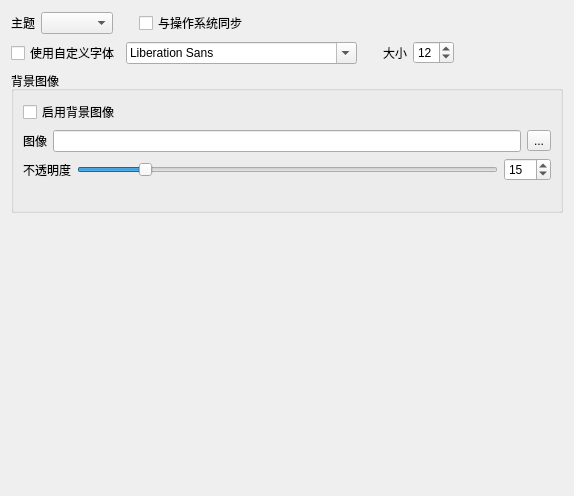
<?xml version="1.0" encoding="UTF-8"?>
<ui version="4.0">
 <class>Theme</class>
 <widget class="QWidget" name="Theme">
  <property name="geometry">
   <rect>
    <x>0</x>
    <y>0</y>
    <width>574</width>
    <height>496</height>
   </rect>
  </property>
  <property name="windowTitle">
   <string>Form</string>
  </property>
  <layout class="QVBoxLayout" name="verticalLayout">
   <item>
    <layout class="QHBoxLayout" name="horizontalLayout">
     <item>
      <widget class="QLabel" name="label">
       <property name="text">
        <string>主题</string>
       </property>
      </widget>
     </item>
     <item>
      <widget class="QComboBox" name="comboBox"/>
     </item>
     <item>
      <spacer name="horizontalSpacer_2">
       <property name="orientation">
        <enum>Qt::Horizontal</enum>
       </property>
       <property name="sizeType">
        <enum>QSizePolicy::Fixed</enum>
       </property>
       <property name="sizeHint" stdset="0">
        <size>
         <width>20</width>
         <height>20</height>
        </size>
       </property>
      </spacer>
     </item>
     <item>
      <widget class="QCheckBox" name="checkBox">
       <property name="text">
        <string>与操作系统同步</string>
       </property>
      </widget>
     </item>
     <item>
      <spacer name="horizontalSpacer">
       <property name="orientation">
        <enum>Qt::Horizontal</enum>
       </property>
       <property name="sizeHint" stdset="0">
        <size>
         <width>40</width>
         <height>20</height>
        </size>
       </property>
      </spacer>
     </item>
    </layout>
   </item>
   <item>
    <layout class="QHBoxLayout" name="horizontalLayout_2">
     <item>
      <widget class="QCheckBox" name="checkBox_2">
       <property name="text">
        <string>使用自定义字体</string>
       </property>
      </widget>
     </item>
     <item>
      <widget class="QFontComboBox" name="fontComboBox"/>
     </item>
     <item>
      <spacer name="horizontalSpacer_4">
       <property name="orientation">
        <enum>Qt::Horizontal</enum>
       </property>
       <property name="sizeType">
        <enum>QSizePolicy::Fixed</enum>
       </property>
       <property name="sizeHint" stdset="0">
        <size>
         <width>20</width>
         <height>20</height>
        </size>
       </property>
      </spacer>
     </item>
     <item>
      <widget class="QLabel" name="label_2">
       <property name="text">
        <string>大小</string>
       </property>
      </widget>
     </item>
     <item>
      <widget class="QSpinBox" name="spinBox">
       <property name="minimum">
        <number>8</number>
       </property>
       <property name="maximum">
        <number>72</number>
       </property>
       <property name="value">
        <number>12</number>
       </property>
      </widget>
     </item>
     <item>
      <spacer name="horizontalSpacer_3">
       <property name="orientation">
        <enum>Qt::Horizontal</enum>
       </property>
       <property name="sizeHint" stdset="0">
        <size>
         <width>40</width>
         <height>20</height>
        </size>
       </property>
      </spacer>
     </item>
    </layout>
   </item>
   <item>
    <widget class="QGroupBox" name="groupBox">
     <property name="title">
      <string>背景图像</string>
     </property>
     <layout class="QVBoxLayout" name="verticalLayout_2">
      <item>
       <widget class="QCheckBox" name="checkBox_3">
        <property name="text">
         <string>启用背景图像</string>
        </property>
       </widget>
      </item>
      <item>
       <layout class="QHBoxLayout" name="horizontalLayout_3">
        <item>
         <widget class="QLabel" name="label_3">
          <property name="text">
           <string>图像</string>
          </property>
         </widget>
        </item>
        <item>
         <widget class="QLineEdit" name="lineEdit"/>
        </item>
        <item>
         <widget class="QToolButton" name="toolButton">
          <property name="text">
           <string>...</string>
          </property>
         </widget>
        </item>
       </layout>
      </item>
      <item>
       <layout class="QHBoxLayout" name="horizontalLayout_4">
        <item>
         <widget class="QLabel" name="label_4">
          <property name="text">
           <string>不透明度</string>
          </property>
         </widget>
        </item>
        <item>
         <widget class="QSlider" name="horizontalSlider">
          <property name="maximum">
           <number>100</number>
          </property>
          <property name="value">
           <number>15</number>
          </property>
          <property name="orientation">
           <enum>Qt::Horizontal</enum>
          </property>
         </widget>
        </item>
        <item>
         <widget class="QSpinBox" name="spinBox_2">
          <property name="maximum">
           <number>100</number>
          </property>
          <property name="value">
           <number>15</number>
          </property>
         </widget>
        </item>
       </layout>
      </item>
      <item>
       <widget class="QLabel" name="label_5">
        <property name="sizePolicy">
         <sizepolicy hsizetype="Preferred" vsizetype="Preferred">
          <horstretch>0</horstretch>
          <verstretch>0</verstretch>
         </sizepolicy>
        </property>
        <property name="text">
         <string/>
        </property>
       </widget>
      </item>
     </layout>
    </widget>
   </item>
   <item>
    <spacer name="verticalSpacer">
     <property name="orientation">
      <enum>Qt::Vertical</enum>
     </property>
     <property name="sizeHint" stdset="0">
      <size>
       <width>20</width>
       <height>0</height>
      </size>
     </property>
    </spacer>
   </item>
  </layout>
 </widget>
 <resources/>
 <connections/>
</ui>
